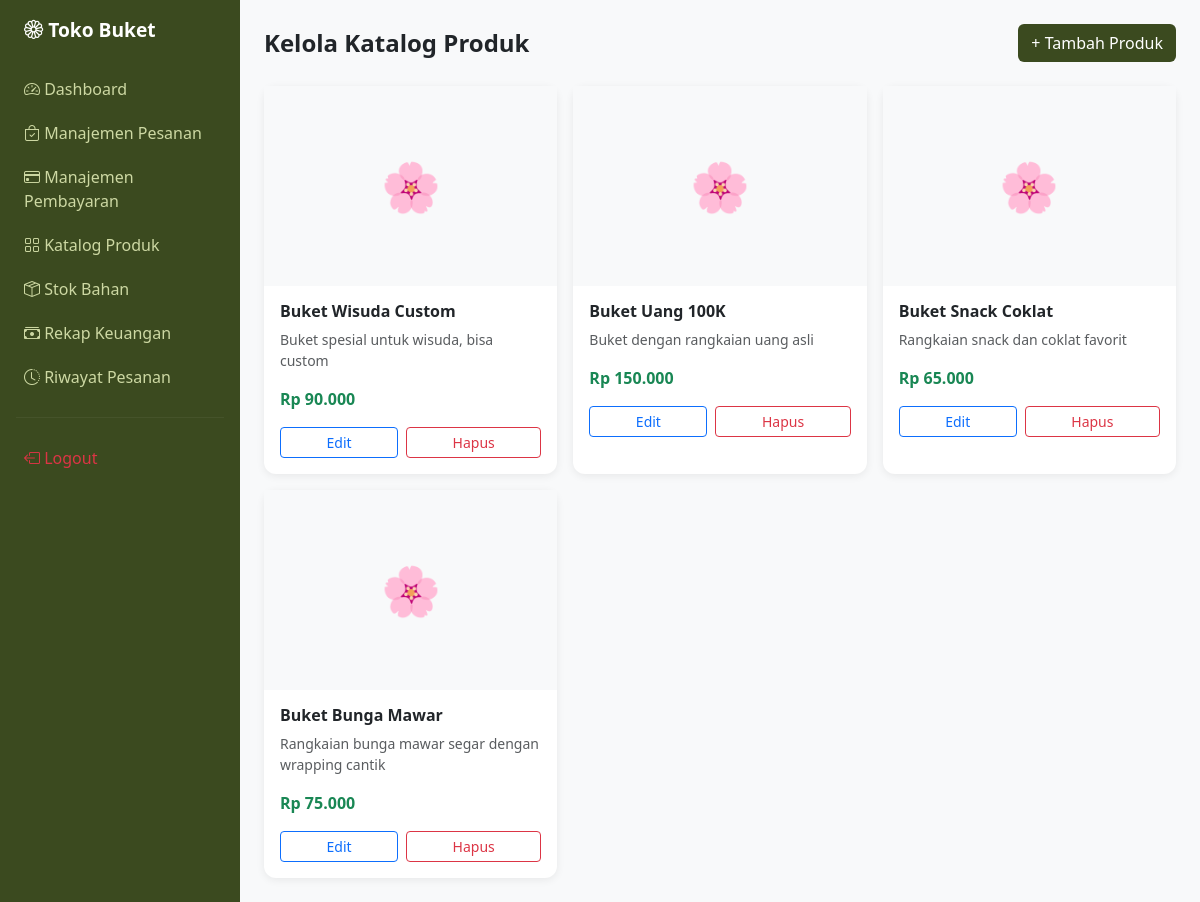
The app's page /index.php?page=katalog_admin (signed in) with its own data.
### tables this page shows
CREATE TABLE katalog (
    id INT AUTO_INCREMENT PRIMARY KEY,
    nama VARCHAR(100) NOT NULL,
    deskripsi TEXT,
    harga_dasar INT NOT NULL,
    kategori VARCHAR(50),
    foto VARCHAR(255),
    ditambahkan_oleh INT,
    created_at DATETIME DEFAULT CURRENT_TIMESTAMP,
    FOREIGN KEY (ditambahkan_oleh) REFERENCES admin(id) ON DELETE SET NULL
);

### controllers/KatalogController.php (called while the page is built, shortened)
<?php
require_once __DIR__ . '/../config/database.php';
require_once __DIR__ . '/../models/KatalogModel.php';
class KatalogController {
    private $katalogModel;
    public function __construct() {
        $this->katalogModel = new KatalogModel();
    }
    public function adminIndex() {
        $katalog = $this->katalogModel->getAll();
        require_once __DIR__ . '/../views/admin/katalog_list.php';
    }
}

### config/database.php (called while the page is built, shortened)
<?php
function getDB() {
    static $conn = null;
    if ($conn === null) {
        $conn = new mysqli(DB_HOST, DB_USER, DB_PASS, DB_NAME);
        $conn->set_charset('utf8mb4');
    }
    return $conn;
}

### models/KatalogModel.php (called while the page is built, shortened)
<?php
require_once __DIR__ . '/../config/database.php';
class KatalogModel {
    private $db;
    public function __construct() {
        $this->db = getDB();
    }
    public function getAll() {
        return $this->db->query("SELECT * FROM katalog ORDER BY id DESC")->fetch_all(MYSQLI_ASSOC);
    }
}

### views/admin/katalog_list.php (the view, shortened to what this page needs)
<?php require_once __DIR__ . '/../layouts/header.php'; ?>
<?php require_once __DIR__ . '/../layouts/sidebar.php'; ?>
<div class="flex-grow-1 p-4">
    <div class="d-flex justify-content-between align-items-center mb-4">
        <h4 class="fw-bold mb-0">Kelola Katalog Produk</h4>
        <a href="index.php?page=katalog_admin&action=tambah" class="btn text-white" style="background:#3B4A1F">+ Tambah Produk</a>
    </div>
    <div class="row g-3">
    <?php foreach ($katalog as $k): ?>
        <div class="col-md-4">
            <div class="card h-100">
                <?php if ($k['foto']): ?>
                    <img src="assets/img/<?= $k['foto'] ?>" class="card-img-top" style="height:200px; object-fit:cover;">
                <?php else: ?>
                    <div class="bg-light d-flex align-items-center justify-content-center" style="height:200px; font-size:3rem;">🌸</div>
                <?php endif; ?>
                <div class="card-body">
                    <h6 class="fw-bold"><?= htmlspecialchars($k['nama']) ?></h6>
                    <p class="text-muted small"><?= htmlspecialchars($k['deskripsi']) ?></p>
                    <div class="fw-bold text-success mb-3">Rp <?= number_format($k['harga_dasar'],0,',','.') ?></div>
                    <div class="d-flex gap-2">
                        <a href="index.php?page=katalog_admin&action=edit&id=<?= $k['id'] ?>" class="btn btn-sm btn-outline-primary flex-fill">Edit</a>
                        <a href="index.php?page=katalog_admin&action=hapus&id=<?= $k['id'] ?>" class="btn btn-sm btn-outline-danger flex-fill" onclick="return confirm('Hapus produk ini?')">Hapus</a>
                    </div>
                </div>
            </div>
        </div>
    <?php endforeach; ?>
    </div>
</div>
<?php require_once __DIR__ . '/../layouts/footer.php'; ?>

### views/layouts/header.php (style rules this page uses)
body { background: #f8f9fa; }
.card { border: none; border-radius: 12px; box-shadow: 0 2px 8px rgba(0,0,0,0.07); }

### records on screen
katalog: nama "Buket Wisuda Custom", deskripsi "Buket spesial untuk wisuda, bisa custom", harga_dasar "90.000"
katalog: nama "Buket Uang 100K", deskripsi "Buket dengan rangkaian uang asli", harga_dasar "150.000"
katalog: nama "Buket Snack Coklat", deskripsi "Rangkaian snack dan coklat favorit", harga_dasar "65.000"
katalog: nama "Buket Bunga Mawar", deskripsi "Rangkaian bunga mawar segar dengan wrapping cantik", harga_dasar "75.000"

### other values on screen
APP_NAME "Toko Buket"
